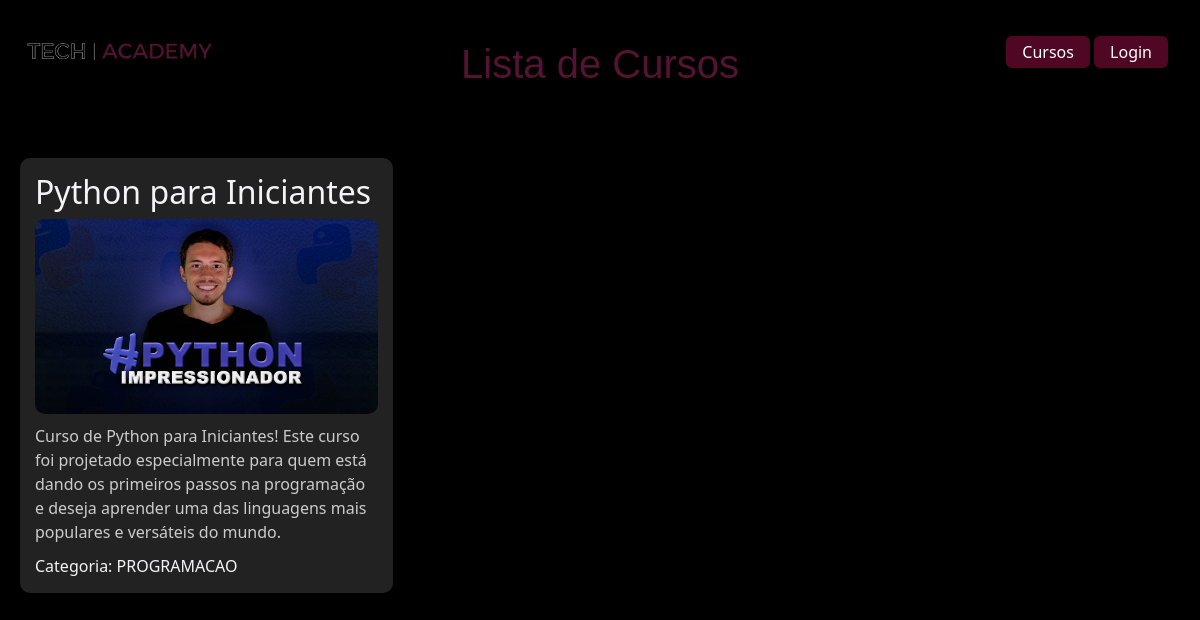
/lista_cursos/, run on the app's committed database.
### curso/models.py (models this page shows, shortened)
class Curso(models.Model):
    titulo = models.CharField(max_length=100)
    thumb = models.ImageField(upload_to='thumb_cursos')
    descricao = models.TextField(max_length=1000)
    categoria = models.CharField(max_length=15, choices=LISTA_CATEGORIAS)
    visualizacoes = models.IntegerField(default=0)
    data_criacao = models.DateTimeField(default=timezone.now)

### curso/views.py (the view)
# urls.py: path('lista_cursos/',views.Lista_cursos,name='lista_cursos')
def Lista_cursos(request):
    return render(request,"lista_cursos.html")

### curso/novos_context.py (called while the page is built)
def lista_cursos_recentes(request):
    lista_cursos = Curso.objects.all().order_by('-data_criacao')[0:8]
    if lista_cursos:
        curso_destaque = lista_cursos[0]
    else:
        curso_destaque = None
    return {"lista_cursos_recentes": lista_cursos, "curso_destaque": curso_destaque}

def lista_cursos_emalta(request):
    lista_cursos = Curso.objects.all().order_by('-visualizacoes')[0:8]
    return {"lista_cursos_emalta": lista_cursos}

### curso/templates/lista_cursos.html (shortened to what this page needs)
{% extends 'base.html' %}
{% load static %}
{% block content %}
<body class="landing_page">
    <h1 class="titulo">Lista de Cursos</h1>
    <div class="lista">
        {% for curso in lista_cursos_recentes  %}
        <a href="{% url 'curso:login' %}">
            <div class="curso-item">
                <h2 class="h2">{{ curso.titulo }}</h2>
                <img src="{{ curso.thumb.url }}" alt="{{ curso.titulo }}">
                <p class="curso-descricao">{{ curso.descricao }}</p>
                <p>Categoria: {{ curso.categoria }}</p>
            </div>
        {% endfor %}
    </a>
    </div>
</body>
{% endblock %}

### templates/base.html (shortened to what this page needs)
<!DOCTYPE html>
<html lang="en">
<head>
    <link href="https://cdn.jsdelivr.net/npm/bootstrap@5.1.3/dist/css/bootstrap.min.css" rel="stylesheet">
    <script src="https://cdn.tailwindcss.com"></script>
</head>
<body class="bg-black text-gray-100 font-primary">
    {% include 'navbar.html' %}
    {% block content %}
    {% endblock %}
</body>
</html>

### templates/navbar.html (shortened to what this page needs)
{% load static %}
<nav class="w-full flex justify-between items-center py-3 px-4 fixed z-50">
    <div class="w-6/12">
        <a href="/">
           <img class="w-4/12" src="{% static 'images/logo.jpeg' %}">
        </a>
    </div>
    <div class="w-6/12 flex flex-nowrap justify-end">
        <div class="mr-2">
            {% if user.is_authenticated %}
            <a href="{% url 'curso:logout' %}">
                <button class="bg-pink-950 text-white py-1 px-3 rounded-md">
                    Sair
                </button>
            </a>
            {% else %}
            <a href="{% url 'curso:lista_cursos' %}">
                <button class="bg-pink-950 text-white py-1 px-3 rounded-md">
                    Cursos
                </button>
            <a href="{% url 'curso:login' %}">
                <button class="bg-pink-950 text-white py-1 px-3 rounded-md">
                    Login
                </button>
            </a>
            </a>
            {% endif %}
        </div>
    </div>
</nav>

### curso/templates/lista_cursos.html (style rules this page uses)
* { margin: 0; padding: 0; box-sizing: border-box; text-decoration: none; }
body { margin: 0; background-color: #000; }
.titulo { text-align: center; color: rgb(84, 19, 51); font-size: 2.5em; padding-top: 20px; margin-bottom: 50px; margin-top: 20px; font-family: 'Sarala', sans-serif; }
.lista { display: grid; grid-template-columns: repeat(auto-fill, minmax(300px, 1fr)); gap: 20px; padding: 20px; }
.curso-item { background-color: #222; border-radius: 10px; padding: 15px; transition: transform 250ms; }
.curso-item img { width: 100%; height: auto; border-radius: 10px; }
.curso-descricao { color: #ccc; margin: 10px 0; }

### data on the page
Curso: titulo "Python para Iniciantes", thumb (picture), descricao "Curso de Python para Iniciantes! Este curso foi projetado especialmente para quem está dando os primeiros passos na programação e deseja aprender uma das linguagens mais populares e versáteis do mundo.", categoria "PROGRAMACAO"
